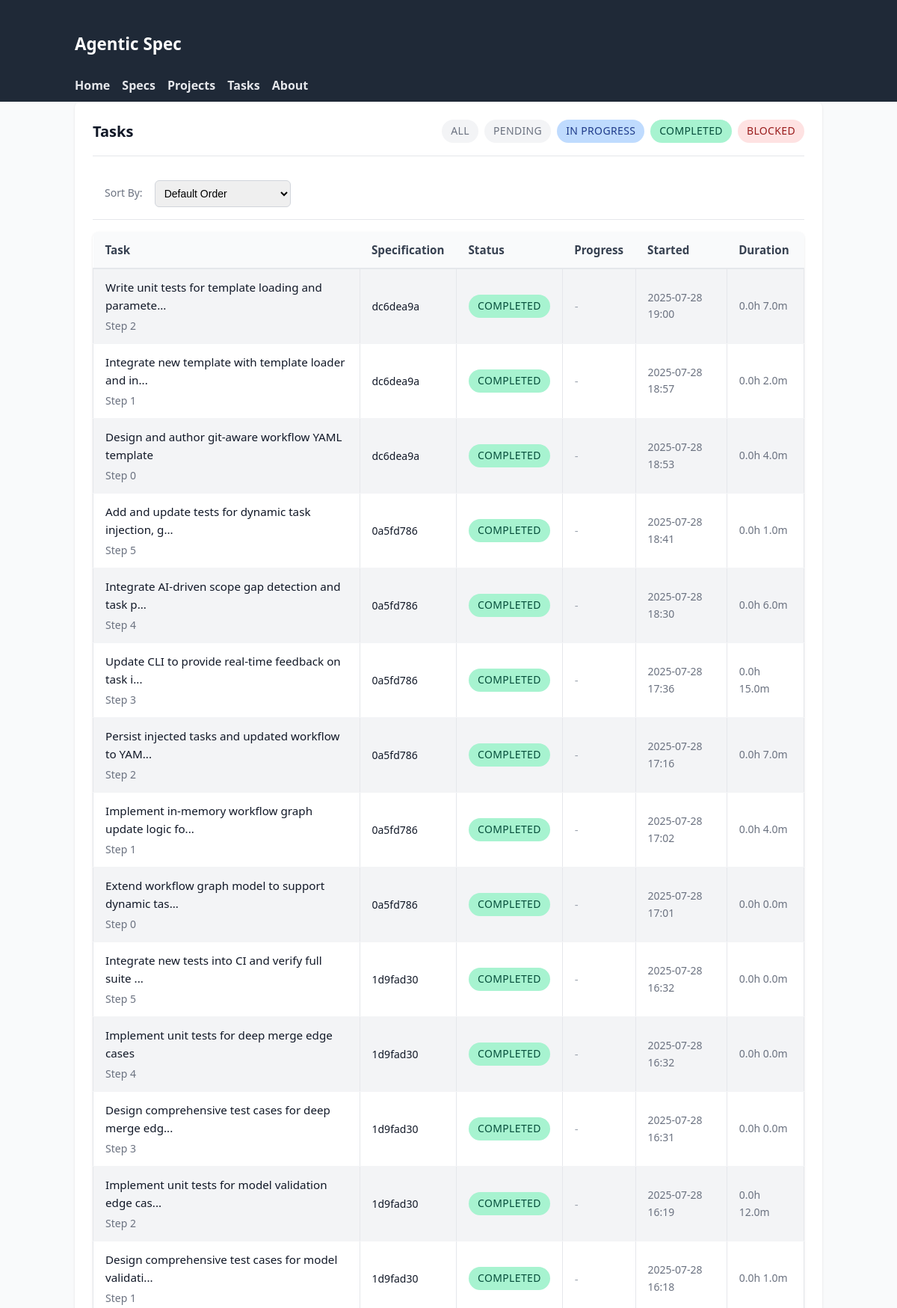
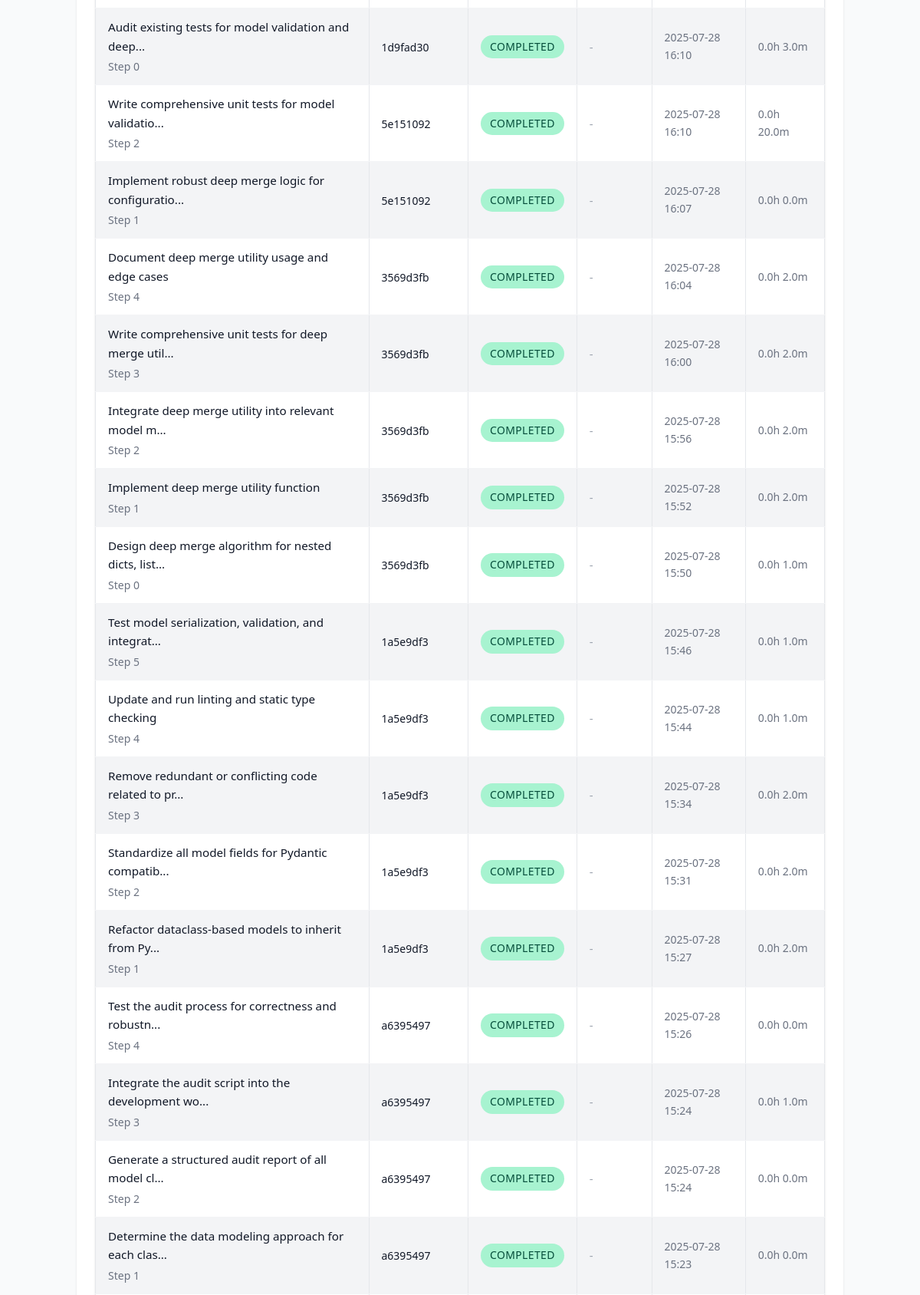
The page /tasks (upper part) on the database its author committed (2 pictures, top to bottom).
### tables this page shows
CREATE TABLE tasks (
                id TEXT PRIMARY KEY,
                spec_id TEXT NOT NULL,
                step_index INTEGER NOT NULL,
                task TEXT NOT NULL,
                details TEXT NOT NULL,
                files TEXT NOT NULL,
                acceptance TEXT NOT NULL,
                estimated_effort TEXT NOT NULL,
                sub_spec_id TEXT,
                decomposition_hint TEXT,
                status TEXT DEFAULT 'pending',
                started_at TIMESTAMP,
                completed_at TIMESTAMP,
                time_spent_minutes INTEGER,
                completion_notes TEXT,
                blockers TEXT DEFAULT '[]',
                -- Enhanced tracking fields
                is_completed BOOLEAN DEFAULT FALSE,
                assigned_to TEXT DEFAULT 'unassigned',
                priority INTEGER DEFAULT 5,
                last_accessed TIMESTAMP,
                estimated_completion_date TIMESTAMP,
                actual_effort_minutes INTEGER,
                dependencies TEXT DEFAULT '[]',
                -- Lifecycle timestamps
                blocked_at TIMESTAMP,
                unblocked_at TIMESTAMP,
                approved_at TIMESTAMP,
                rejected_at TIMESTAMP,
                FOREIGN KEY (spec_id) REFERENCES specifications (id) ON DELETE CASCADE
            );

### agentic_spec/web_ui.py (the view)
@app.get("/tasks", response_class=HTMLResponse)
async def list_tasks(
    request: Request,
    status: str | None = None,
    spec_id: str | None = None,
    project: str | None = None,
    start_date: str | None = None,
    end_date: str | None = None,
):
    def _parse_date(date_str: str | None) -> datetime | None:
        if not date_str:
            return None
        try:
            return datetime.fromisoformat(date_str)
        except ValueError:
            return None
    start_dt = _parse_date(start_date)
    end_dt = _parse_date(end_date)
    async with await get_db_manager() as manager:
        candidate_tasks: list[TaskDB] = []
        if spec_id:
            candidate_tasks = await manager.backend.get_tasks_for_spec(spec_id)
        else:
            specs: list[SpecificationDB] = await manager.backend.list_specifications()
            if project:
                specs = [s for s in specs if s.context.get("project") == project]
            for spec in specs:
                spec_tasks = await manager.backend.get_tasks_for_spec(spec.id)
                candidate_tasks.extend(spec_tasks)
        if status:
            candidate_tasks = [t for t in candidate_tasks if t.status.value == status]
        if start_dt:
            candidate_tasks = [
                t for t in candidate_tasks if t.started_at and t.started_at >= start_dt
            ]
        if end_dt:
            candidate_tasks = [
                t for t in candidate_tasks if t.started_at and t.started_at <= end_dt
            ]
        candidate_tasks.sort(key=lambda t: t.started_at or datetime.min, reverse=True)
        ctx = base_context(request, title="Tasks")
        ctx.update(
            {
                "tasks": candidate_tasks,
                "filters": {
                    "status": status,
                    "spec_id": spec_id,
                    "project": project,
                    "start_date": start_date,
                    "end_date": end_date,
                },
            }
        )
        return templates.TemplateResponse("task_list.html", ctx)

### agentic_spec/web_templates/task_list.html (shortened to what this page needs)
{% extends 'base.html' %}
{% block content %}
<div class="card">
  <div class="card-header">
    <h2 class="card-title">Tasks{% if filters.status %} – {{ filters.status|capitalize }}{% endif %}</h2>
    <div style="display: flex; gap: 0.5rem; flex-wrap: wrap;">
      <a href="/tasks" class="status-badge {% if not filters.status %}pending{% endif %}" style="text-decoration: none;">All</a>
      <a href="/tasks?status=pending" class="status-badge pending" style="text-decoration: none;">Pending</a>
      <a href="/tasks?status=in_progress" class="status-badge in_progress" style="text-decoration: none;">In Progress</a>
      <a href="/tasks?status=completed" class="status-badge completed" style="text-decoration: none;">Completed</a>
      <a href="/tasks?status=blocked" class="status-badge blocked" style="text-decoration: none;">Blocked</a>
    </div>
  </div>
  <div style="display: flex; gap: 1rem; padding: 1rem; border-bottom: 1px solid #e5e7eb; align-items: center;">
    <label for="task-sort-by" style="font-size: 0.875rem; color: #6b7280;">Sort By:</label>
    <select id="task-sort-by" style="padding: 0.5rem; border: 1px solid #d1d5db; border-radius: 0.375rem; font-size: 0.875rem;">
      <option value="default">Default Order</option>
    </select>
  </div>
  {% if tasks %}
  <table>
    <thead>
      <tr>
        <th>Task</th>
        <th>Specification</th>
        <th>Status</th>
        <th>Progress</th>
        <th>Started</th>
        <th>Duration</th>
      </tr>
    </thead>
    <tbody>
      {% for t in tasks %}
      <tr>
        <td>
          <a href="/tasks/{{ t.id }}">{{ t.task[:50] }}{% if t.task|length > 50 %}...{% endif %}</a>
          <div class="card-subtitle">Step {{ t.id.split(':')[-1] }}</div>
        </td>
        <td>
          <a href="/specs/{{ t.spec_id }}" style="font-size: 0.875rem;">{{ t.spec_id }}</a>
        </td>
        <td>
          <span class="status-badge {{ t.status.value }}">{{ t.status.value }}</span>
        </td>
        <td>
          {% if t.progress_percentage %}
          <div class="progress-bar" style="width: 100px;">
            <div class="progress-fill" style="width: {{ t.progress_percentage }}%"></div>
          </div>
          <span style="font-size: 0.75rem; color: #6b7280;">{{ t.progress_percentage }}%</span>
          {% else %}
          <span style="color: #9ca3af;">-</span>
          {% endif %}
        </td>
        <td style="font-size: 0.875rem; color: #6b7280;">
          {% if t.started_at %}
          {{ t.started_at.strftime('%Y-%m-%d %H:%M') }}
          {% else %}
          <span style="color: #9ca3af;">Not started</span>
          {% endif %}
        </td>
        <td style="font-size: 0.875rem; color: #6b7280;">
          {% if t.started_at and t.completed_at %}
          {{ (t.completed_at - t.started_at).total_seconds() // 3600 }}h {{ ((t.completed_at - t.started_at).total_seconds() % 3600) // 60 }}m
          {% elif t.started_at %}
          <span style="color: #3b82f6;">In progress</span>
          {% else %}
          <span style="color: #9ca3af;">-</span>
          {% endif %}
        </td>
      </tr>
      {% endfor %}
    </tbody>
  </table>
  {% else %}
  <p style="color: #6b7280; text-align: center; padding: 3rem 0;">
    No tasks found{% if filters.status %} with status "{{ filters.status }}"{% endif %}.
  </p>
  {% endif %}
</div>
{% endblock %}

### agentic_spec/web_templates/static/styles.css (style rules this page uses)
body { font-family: system-ui, -apple-system, Segoe UI, Roboto, Helvetica, Arial, sans-serif; margin: 0; background: #f9fafb; color: #111827; line-height: 1.6; }
table { width: 100%; border-collapse: collapse; margin-top: 1rem; font-size: 0.95rem; }
th { background: #374151; color: #fff; padding: 8px; text-align: left; }
td { padding: 8px; border: 1px solid #e5e7eb; }
tbody tr:nth-child(odd) { background: #f3f4f6; }
table a { color: inherit; text-decoration: none; }
.status-badge { display: inline-flex; align-items: center; gap: 0.25rem; padding: 0.25rem 0.75rem; border-radius: 9999px; font-size: 0.875rem; font-weight: 500; text-transform: uppercase; letter-spacing: 0.025em; }
.status-badge.pending { background: #f3f4f6; color: #6b7280; }
.status-badge.in_progress { background: #bfdbfe; color: #1e3a8a; }
.status-badge.completed { background: #a7f3d0; color: #064e3b; }
.status-badge.blocked { background: #fee2e2; color: #991b1b; }
.card { background: #fff; border-radius: 0.5rem; box-shadow: 0 1px 3px rgba(0,0,0,0.1); padding: 1.5rem; margin-bottom: 1.5rem; }
.card-header { display: flex; justify-content: space-between; align-items: center; margin-bottom: 1rem; padding-bottom: 1rem; border-bottom: 1px solid #e5e7eb; }
.card-title { font-size: 1.25rem; font-weight: 600; color: #111827; margin: 0; }
.card-subtitle { font-size: 0.875rem; color: #6b7280; margin-top: 0.25rem; }
table { width: 100%; border-collapse: collapse; margin-top: 1rem; font-size: 0.95rem; background: #fff; border-radius: 0.5rem; overflow: hidden; box-shadow: 0 1px 3px rgba(0,0,0,0.1); }
th { background: #f9fafb; color: #374151; padding: 0.75rem 1rem; text-align: left; font-weight: 600; border-bottom: 2px solid #e5e7eb; }
td { padding: 0.75rem 1rem; border-bottom: 1px solid #f3f4f6; }

### rows shown on the page
tasks: task "Write unit tests for template loading and paramete", id "2", spec_id "dc6dea9a", status.value "COMPLETED", started_at "2025-07-28 19:00", completed_at "0.0", completed_at "7.0"
tasks: task "Integrate new template with template loader and in", id "1", spec_id "dc6dea9a", status.value "COMPLETED", started_at "2025-07-28 18:57", completed_at "0.0", completed_at "2.0"
tasks: task "Design and author git-aware workflow YAML template", id "0", spec_id "dc6dea9a", status.value "COMPLETED", started_at "2025-07-28 18:53", completed_at "0.0", completed_at "4.0"
tasks: task "Add and update tests for dynamic task injection, g", id "5", spec_id "0a5fd786", status.value "COMPLETED", started_at "2025-07-28 18:41", completed_at "0.0", completed_at "1.0"
tasks: task "Integrate AI-driven scope gap detection and task p", id "4", spec_id "0a5fd786", status.value "COMPLETED", started_at "2025-07-28 18:30", completed_at "0.0", completed_at "6.0"
tasks: task "Update CLI to provide real-time feedback on task i", id "3", spec_id "0a5fd786", status.value "COMPLETED", started_at "2025-07-28 17:36", completed_at "0.0", completed_at "15.0"
tasks: task "Persist injected tasks and updated workflow to YAM", id "2", spec_id "0a5fd786", status.value "COMPLETED", started_at "2025-07-28 17:16", completed_at "0.0", completed_at "7.0"
tasks: task "Implement in-memory workflow graph update logic fo", id "1", spec_id "0a5fd786", status.value "COMPLETED", started_at "2025-07-28 17:02", completed_at "0.0", completed_at "4.0"
tasks: task "Extend workflow graph model to support dynamic tas", id "0", spec_id "0a5fd786", status.value "COMPLETED", started_at "2025-07-28 17:01", completed_at "0.0"
tasks: task "Integrate new tests into CI and verify full suite", id "5", spec_id "1d9fad30", status.value "COMPLETED", started_at "2025-07-28 16:32", completed_at "0.0"
tasks: task "Implement unit tests for deep merge edge cases", id "4", spec_id "1d9fad30", status.value "COMPLETED", started_at "2025-07-28 16:32", completed_at "0.0"
tasks: task "Design comprehensive test cases for deep merge edg", id "3", spec_id "1d9fad30", status.value "COMPLETED", started_at "2025-07-28 16:31", completed_at "0.0"
tasks: task "Implement unit tests for model validation edge cas", id "2", spec_id "1d9fad30", status.value "COMPLETED", started_at "2025-07-28 16:19", completed_at "0.0", completed_at "12.0"
tasks: task "Design comprehensive test cases for model validati", id "1", spec_id "1d9fad30", status.value "COMPLETED", started_at "2025-07-28 16:18", completed_at "0.0", completed_at "1.0"
tasks: task "Audit existing tests for model validation and deep", id "0", spec_id "1d9fad30", status.value "COMPLETED", started_at "2025-07-28 16:10", completed_at "0.0", completed_at "3.0"
tasks: task "Write comprehensive unit tests for model validatio", id "2", spec_id "5e151092", status.value "COMPLETED", started_at "2025-07-28 16:10", completed_at "0.0", completed_at "20.0"
tasks: task "Implement robust deep merge logic for configuratio", id "1", spec_id "5e151092", status.value "COMPLETED", started_at "2025-07-28 16:07", completed_at "0.0"
tasks: task "Document deep merge utility usage and edge cases", id "4", spec_id "3569d3fb", status.value "COMPLETED", started_at "2025-07-28 16:04", completed_at "0.0", completed_at "2.0"
tasks: task "Write comprehensive unit tests for deep merge util", id "3", spec_id "3569d3fb", status.value "COMPLETED", started_at "2025-07-28 16:00", completed_at "0.0", completed_at "2.0"
tasks: task "Integrate deep merge utility into relevant model m", id "2", spec_id "3569d3fb", status.value "COMPLETED", started_at "2025-07-28 15:56", completed_at "0.0", completed_at "2.0"
tasks: task "Implement deep merge utility function", id "1", spec_id "3569d3fb", status.value "COMPLETED", started_at "2025-07-28 15:52", completed_at "0.0", completed_at "2.0"
tasks: task "Design deep merge algorithm for nested dicts, list", id "0", spec_id "3569d3fb", status.value "COMPLETED", started_at "2025-07-28 15:50", completed_at "0.0", completed_at "1.0"
tasks: task "Test model serialization, validation, and integrat", id "5", spec_id "1a5e9df3", status.value "COMPLETED", started_at "2025-07-28 15:46", completed_at "0.0", completed_at "1.0"
tasks: task "Update and run linting and static type checking", id "4", spec_id "1a5e9df3", status.value "COMPLETED", started_at "2025-07-28 15:44", completed_at "0.0", completed_at "1.0"
tasks: task "Remove redundant or conflicting code related to pr", id "3", spec_id "1a5e9df3", status.value "COMPLETED", started_at "2025-07-28 15:34", completed_at "0.0", completed_at "2.0"
tasks: task "Standardize all model fields for Pydantic compatib", id "2", spec_id "1a5e9df3", status.value "COMPLETED", started_at "2025-07-28 15:31", completed_at "0.0", completed_at "2.0"
tasks: task "Refactor dataclass-based models to inherit from Py", id "1", spec_id "1a5e9df3", status.value "COMPLETED", started_at "2025-07-28 15:27", completed_at "0.0", completed_at "2.0"
tasks: task "Test the audit process for correctness and robustn", id "4", spec_id "a6395497", status.value "COMPLETED", started_at "2025-07-28 15:26", completed_at "0.0"
tasks: task "Integrate the audit script into the development wo", id "3", spec_id "a6395497", status.value "COMPLETED", started_at "2025-07-28 15:24", completed_at "0.0", completed_at "1.0"
tasks: task "Generate a structured audit report of all model cl", id "2", spec_id "a6395497", status.value "COMPLETED", started_at "2025-07-28 15:24", completed_at "0.0"
tasks: task "Determine the data modeling approach for each clas", id "1", spec_id "a6395497", status.value "COMPLETED", started_at "2025-07-28 15:23", completed_at "0.0"
